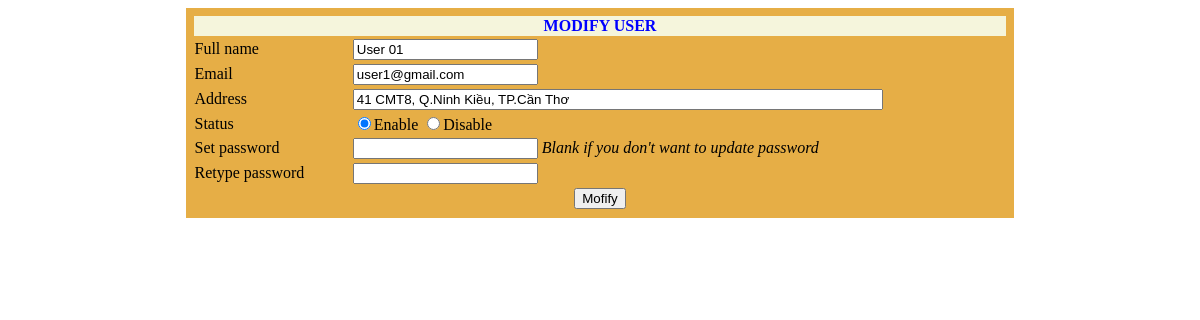
The page /admin/ModifyUser.php?id=15 on the database its author committed.
### tables this page shows
CREATE TABLE `user` (
  `user_ID` int(9) NOT NULL,
  `user_fullname` varchar(100) NOT NULL,
  `user_email` varchar(100) NOT NULL,
  `user_phonenumber` varchar(30) NOT NULL,
  `user_password` varchar(100) NOT NULL,
  `user_address` varchar(200) NOT NULL,
  `user_status` tinyint(1) NOT NULL DEFAULT 1
);

### admin/ModifyUser.php (the view, shortened to what this page needs)
<?php
    if(isset($_GET['id'])){
        $id = $_GET['id'];
        require_once ("DatabaseConnect.php");
        $sql1 = "SELECT * FROM user WHERE user_ID='$id'";
        $result = $conn -> query($sql1);
        if(mysqli_num_rows($result) == 1)
            $row = mysqli_fetch_assoc( $result);
    }
?>
<!DOCTYPE html>
<html lang="en">
<head>
    <link rel="stylesheet" href="../CSS/Style.css">
</head>
<body>
    <form action="" method="POST">
        <table id="userRegistration">
            <tr>
                <th colspan="2" id="userTH">MODIFY USER</th>
            </tr>
            <tr>
                <td>Full name</td>
                <td><input type="fullname" name="fullname" id="fullname" value="<?php echo $row['user_fullname']; ?>"></td>
            </tr>
            <tr>
                <td>Email</td>
                <td><input type="email" name="email" id="email" value="<?php echo $row['user_email']; ?>"></td>
            </tr>
            <tr>
                <td>Address</td>
                <td><input type="text" name="address" id="address" style="width: 80%" value="<?php echo $row['user_address']; ?>"></td>
            </tr>
            <tr>
                <td>Status</td>
                <td>
                    <input type="radio" name="status" id="status" value="1" <?php if($row['user_status']==1) echo "checked"; ?>>Enable
                    <input type="radio" name="status" id="status" value="0" <?php if($row['user_status']==0) echo "checked"; ?>>Disable
                </td>
            </tr>
            <tr>
                <td>Set password</td>
                <td><input type="password" name="password" id="password"> <i>Blank if you don't want to update password</i></td>
            </tr>
            <tr>
                <td>Retype password</td>
                <td><input type="password" name="password2" id="password2"></td>
            </tr>
            <tr id="userRegistration">
                <td colspan="2">
                    <input type="submit" value="Mofify" id="modify" name="modifyBtn">
                </td>
            </tr>
        </table>
    </form>
</body>
</html>

### CSS/Style.css (style rules this page uses)
table#userRegistration { margin: auto; width: 70%; background-color: rgb(230, 174, 70); padding: 0.5%; }
th#userTH { background-color: beige; color: blue; font-weight: bold; }
tr#userRegistration { text-align: center; }

### rows shown on the page
user: fullname "User 01", email "user1@gmail.com", address "41 CMT8, Q.Ninh Kiều, TP.Cần Thơ", user_status "☑"
